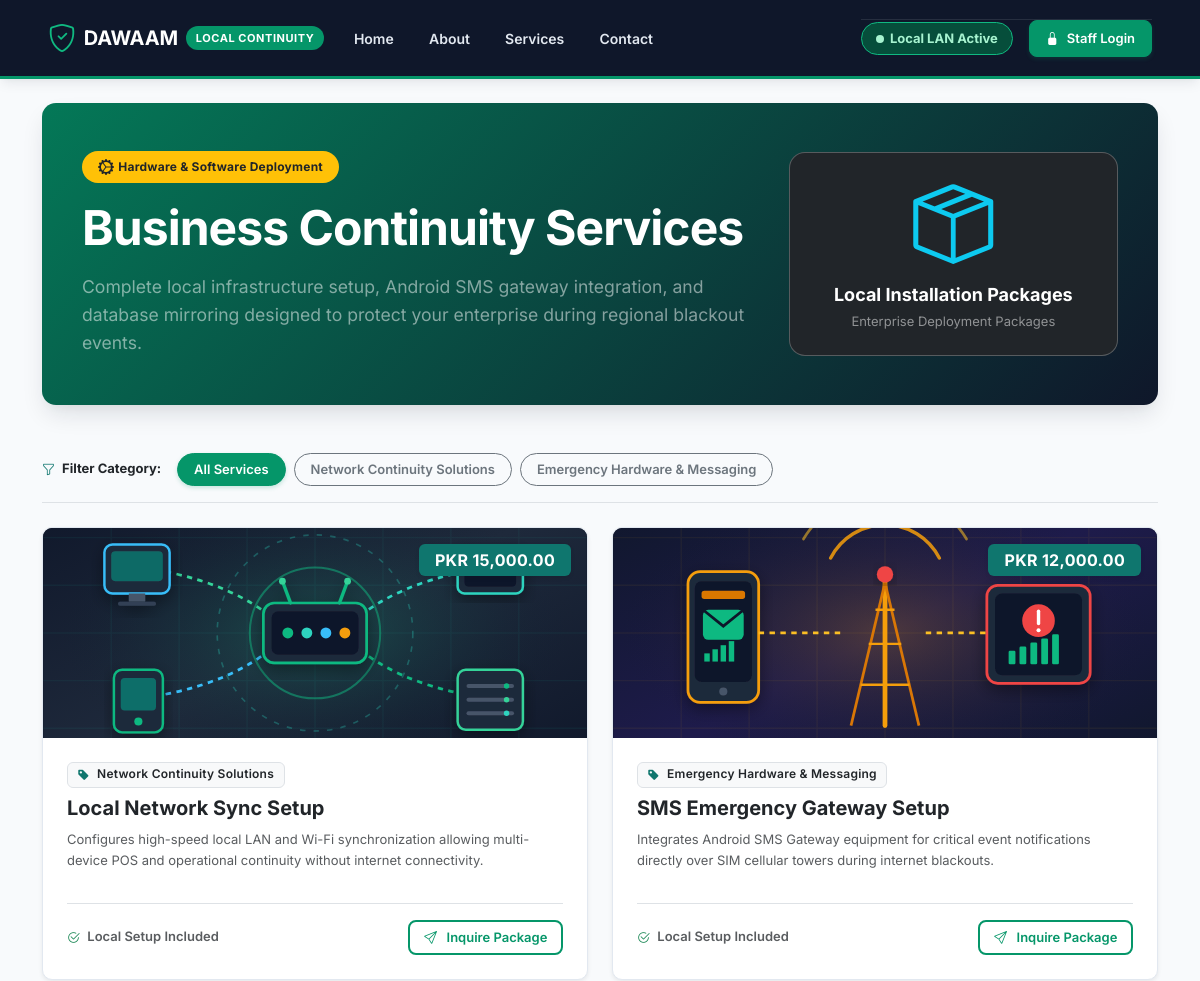
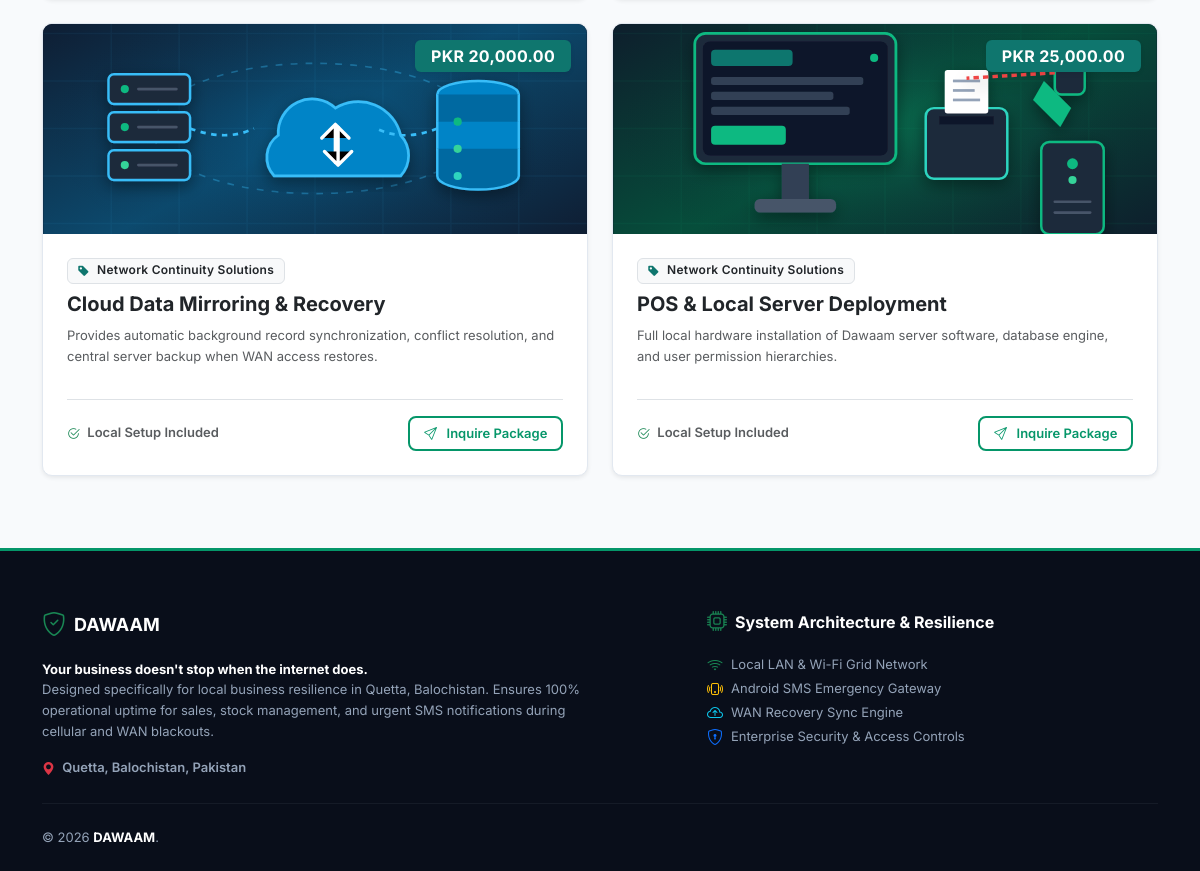
/services.php, run on the app's committed database (2 pictures, top to bottom).
### tables this page shows
CREATE TABLE `service_categories` (
  `id` INT AUTO_INCREMENT PRIMARY KEY,
  `name` VARCHAR(100) NOT NULL,
  `created_at` DATETIME NOT NULL DEFAULT CURRENT_TIMESTAMP
);

CREATE TABLE `services` (
  `id` INT AUTO_INCREMENT PRIMARY KEY,
  `category_id` INT NOT NULL,
  `title` VARCHAR(150) NOT NULL,
  `description` TEXT NOT NULL,
  `price` DECIMAL(10,2) NOT NULL DEFAULT 0.00,
  `image_path` VARCHAR(255) NULL,
  `created_at` DATETIME NOT NULL DEFAULT CURRENT_TIMESTAMP,
  `updated_at` DATETIME NOT NULL DEFAULT CURRENT_TIMESTAMP ON UPDATE CURRENT_TIMESTAMP,
  CONSTRAINT `fk_services_cat` FOREIGN KEY (`category_id`) REFERENCES `service_categories`(`id`) ON DELETE CASCADE
);

### includes/functions.php (called while the page is built, shortened)
<?php
require_once __DIR__ . '/../config/app.php';
function sanitize($data) {
    return htmlspecialchars(trim((string)$data), ENT_QUOTES, 'UTF-8');
}
function format_currency($amount, $currency_symbol = null) {
    if ($currency_symbol === null) {
        $biz = function_exists('get_business_profile') ? get_business_profile() : [];
        $currency_symbol = $biz['currency_symbol'] ?? 'PKR ';
    }
    return $currency_symbol . number_format((float)$amount, 2);
}

### config/app.php (called while the page is built, shortened)
<?php
function get_business_profile() {
    return [
        'name' => APP_NAME . ' Solutions',
        'tagline' => 'Enterprise Medical & Business Continuity Center',
        'logo_icon' => 'bi-shield-check',
        'address_line1' => 'MA Jinnah Road, Quetta',
        'address_line2' => 'Balochistan, Pakistan',
        'city' => 'Quetta',
        'state' => 'Balochistan',
        'country' => 'Pakistan',
        'postal_code' => '87300',
        'phone' => '+92 (81) 283-9102',
        'email' => 'support@dawaam.local',
        'website' => 'www.dawaam.local',
        'currency_code' => 'PKR',
        'currency_symbol' => 'PKR ',
        'tax_label' => 'Sales Tax',
        'tax_rate_percent' => 0.0,
        'tax_id_label_1' => 'NTN',
        'tax_id_val_1' => '8492041-7',
        'tax_id_label_2' => 'STRN',
        'tax_id_val_2' => '3277876123490',
        'business_reg_label' => 'Reg No',
        'business_reg_val' => 'BAL-QTA-2024-8891',
        'footer_return_policy' => 'Items can be returned or exchanged within 7 days of purchase with original receipt.',
        'footer_warranty_info' => 'Hardware components are covered by 1-year local operational warranty.',
        'footer_support_contact' => 'Customer Support: support@dawaam.local | Helpdesk: +92 (81) 283-9102',
        'footer_thank_you' => 'Thank you for choosing Dawaam Business Continuity System!',
        'enable_qr_code' => true
    ];
}

### services.php (the view, shortened to what this page needs)
<?php
require_once __DIR__ . '/config/app.php';
require_once __DIR__ . '/includes/header.php';
$default_service_categories = [
    ['id' => 1, 'name' => 'Network Continuity Solutions'],
    ['id' => 2, 'name' => 'Emergency Hardware & Messaging']
];
$default_services = [
    [
        'id' => 1,
        'category_id' => 1,
        'category_name' => 'Network Continuity Solutions',
        'title' => 'Local Network Sync Setup',
        'description' => 'Configures high-speed local LAN and Wi-Fi synchronization allowing multi-device POS and operational continuity without internet connectivity.',
        'price' => 15000.00,
        'image_path' => 'assets/images/service-lan.svg'
    ],
    [
        'id' => 2,
        'category_id' => 2,
        'category_name' => 'Emergency Hardware & Messaging',
        'title' => 'SMS Emergency Gateway Setup',
        'description' => 'Integrates Android SMS Gateway equipment for critical event notifications directly over SIM cellular towers during internet blackouts.',
        'price' => 12000.00,
        'image_path' => 'assets/images/service-sms.svg'
    ],
    [
        'id' => 3,
        'category_id' => 1,
        'category_name' => 'Network Continuity Solutions',
        'title' => 'Cloud Data Mirroring & Recovery',
        'description' => 'Provides automatic background record synchronization, conflict resolution, and central server backup when WAN access restores.',
        'price' => 20000.00,
        'image_path' => 'assets/images/service-cloud.svg'
    ],
    [
        'id' => 4,
        'category_id' => 1,
        'category_name' => 'Network Continuity Solutions',
        'title' => 'POS & Local Server Deployment',
        'description' => 'Full local hardware installation of Dawaam server software, database engine, and user permission hierarchies.',
        'price' => 25000.00,
        'image_path' => 'assets/images/service-pos.svg'
    ]
];
$selected_cat = isset($_GET['category']) ? (int)$_GET['category'] : 0;
$service_categories = $default_service_categories;
$services = $default_services;
try {
    $pdo = get_db_connection();
    if ($pdo) {
        $stmt_cat = $pdo->query("SELECT id, name FROM service_categories ORDER BY id ASC");
        $fetched_cats = $stmt_cat->fetchAll();
        if (!empty($fetched_cats)) {
            $service_categories = $fetched_cats;
        }
        if ($selected_cat > 0) {
            $stmt_srv = $pdo->prepare("
                SELECT s.id, s.title, s.description, s.price, s.image_path, sc.name AS category_name, s.category_id
                FROM services s
                INNER JOIN service_categories sc ON s.category_id = sc.id
                WHERE s.category_id = :category_id
                ORDER BY s.id ASC
            ");
            $stmt_srv->execute([':category_id' => $selected_cat]);
        } else {
            $stmt_srv = $pdo->query("
                SELECT s.id, s.title, s.description, s.price, s.image_path, sc.name AS category_name, s.category_id
                FROM services s
                INNER JOIN service_categories sc ON s.category_id = sc.id
                ORDER BY s.id ASC
            ");
        }
        $fetched_srvs = $stmt_srv->fetchAll();
        if (!empty($fetched_srvs)) {
            $services = $fetched_srvs;
        }
    }
} catch (Exception $e) {
    error_log('Services Page DB Fetch Error: ' . $e->getMessage());
    $db_error_occurred = true;
}
?>
<div class="row mb-5">
    <div class="col-12">
        <div class="dw-hero-banner">
            <div class="row align-items-center">
                <div class="col-lg-8">
                    <span class="badge bg-warning text-dark fw-bold px-3 py-2 rounded-pill mb-3 d-inline-flex align-items-center gap-1">
                        <i class="bi bi-gear-wide-connected fs-6"></i> Hardware & Software Deployment
                    </span>
                    <h1 class="display-5 fw-bold mb-3 text-white">
                        Business Continuity Services
                    </h1>
                    <p class="lead text-white-50 mb-0" style="font-size: 1.1rem; line-height: 1.6;">
                        Complete local infrastructure setup, Android SMS gateway integration, and database mirroring designed to protect your enterprise during regional blackout events.
                    </p>
                </div>
                <div class="col-lg-4 d-none d-lg-block text-center">
                    <div class="p-4 bg-dark bg-opacity-40 border border-light border-opacity-25 rounded-4 backdrop-blur">
                        <i class="bi bi-box-seam text-info display-1 d-block mb-2"></i>
                        <h5 class="fw-bold text-white mb-1">Local Installation Packages</h5>
                        <p class="small text-white-50 mb-0">Enterprise Deployment Packages</p>
                    </div>
                </div>
            </div>
        </div>
    </div>
</div>
<div class="row mb-4">
    <div class="col-12">
        <div class="d-flex flex-wrap align-items-center gap-2 pb-3 border-bottom">
            <span class="fw-bold text-dark me-2 small uppercase"><i class="bi bi-funnel text-teal me-1" style="color:#0f766e;"></i> Filter Category:</span>
            <a href="services.php" class="btn btn-sm <?php echo $selected_cat === 0 ? 'btn-dw-primary' : 'btn-outline-secondary'; ?> rounded-pill px-3">
                All Services
            </a>
            <?php foreach ($service_categories as $cat): ?>
                <a href="services.php?category=<?php echo $cat['id']; ?>" class="btn btn-sm <?php echo $selected_cat === (int)$cat['id'] ? 'btn-dw-primary' : 'btn-outline-secondary'; ?> rounded-pill px-3">
                    <?php echo sanitize($cat['name']); ?>
                </a>
            <?php endforeach; ?>
        </div>
    </div>
</div>
<div class="row g-4 mb-5">
    <?php if (count($services) > 0): ?>
        <?php foreach ($services as $srv):
            $img_path = !empty($srv['image_path']) ? $srv['image_path'] : '';
            if (!empty($img_path)) {
                $svg_path = preg_replace('/\.(jpg|jpeg|png)$/i', '.svg', $img_path);
                if (file_exists(__DIR__ . '/' . $svg_path)) {
                    $img_path = $svg_path;
                }
            }
        ?>
            <div class="col-md-6 col-lg-6">
                <div class="dw-card h-100 d-flex flex-column overflow-hidden shadow-sm">
                    <div class="position-relative text-center overflow-hidden" style="height: 210px; background-color: #0f172a;">
                        <?php if (!empty($img_path) && file_exists(__DIR__ . '/' . $img_path)): ?>
                            <img src="<?php echo BASE_URL . '/' . sanitize($img_path); ?>" alt="<?php echo sanitize($srv['title']); ?>" class="w-100 h-100" style="object-fit: cover; object-position: center;">
                        <?php else: ?>
                            <div class="d-flex align-items-center justify-content-center h-100 text-white-50">
                                <i class="bi bi-hdd-network display-2 text-teal" style="color:#2dd4bf;"></i>
                            </div>
                        <?php endif; ?>
                        <span class="position-absolute top-0 end-0 m-3 badge bg-teal px-3 py-2 fs-6 shadow-sm fw-bold" style="background-color:#0f766e;">
                            <?php echo format_currency($srv['price']); ?>
                        </span>
                    </div>
                    <div class="card-body p-4 d-flex flex-column flex-grow-1">
                        <div class="mb-2">
                            <span class="badge bg-light text-dark border me-2">
                                <i class="bi bi-tag-fill me-1 text-teal" style="color:#0f766e;"></i> <?php echo sanitize($srv['category_name']); ?>
                            </span>
                        </div>
                        <h4 class="fw-bold text-dark mb-2"><?php echo sanitize($srv['title']); ?></h4>
                        <p class="text-muted small flex-grow-1" style="line-height: 1.6;">
                            <?php echo sanitize($srv['description']); ?>
                        </p>
                        <div class="pt-3 mt-3 border-top d-flex justify-content-between align-items-center">
                            <span class="small text-muted fw-semibold">
                                <i class="bi bi-check2-circle text-success me-1"></i> Local Setup Included
                            </span>
                            <a href="contact.php?service_id=<?php echo $srv['id']; ?>" class="btn btn-dw-outline btn-sm">
                                <i class="bi bi-send me-1"></i> Inquire Package
                            </a>
                        </div>
                    </div>
                </div>
            </div>
        <?php endforeach; ?>
    <?php endif; ?>
</div>
<?php require_once __DIR__ . '/includes/footer.php'; ?>

### data on the page
service_categories: name "Network Continuity Solutions"
service_categories: name "Emergency Hardware & Messaging"
services: image_path (picture), price "PKR 15,000.00", category.name "Network Continuity Solutions", title "Local Network Sync Setup", description "Configures high-speed local LAN and Wi-Fi synchronization allowing multi-device POS and operational continuity without internet connectivity."
services: image_path (picture), price "PKR 12,000.00", category.name "Emergency Hardware & Messaging", title "SMS Emergency Gateway Setup", description "Integrates Android SMS Gateway equipment for critical event notifications directly over SIM cellular towers during internet blackouts."
services: image_path (picture), price "PKR 20,000.00", category.name "Network Continuity Solutions", title "Cloud Data Mirroring & Recovery", description "Provides automatic background record synchronization, conflict resolution, and central server backup when WAN access restores."
services: image_path (picture), price "PKR 25,000.00", category.name "Network Continuity Solutions", title "POS & Local Server Deployment", description "Full local hardware installation of Dawaam server software, database engine, and user permission hierarchies."

### other printed values
APP_NAME "DAWAAM"
